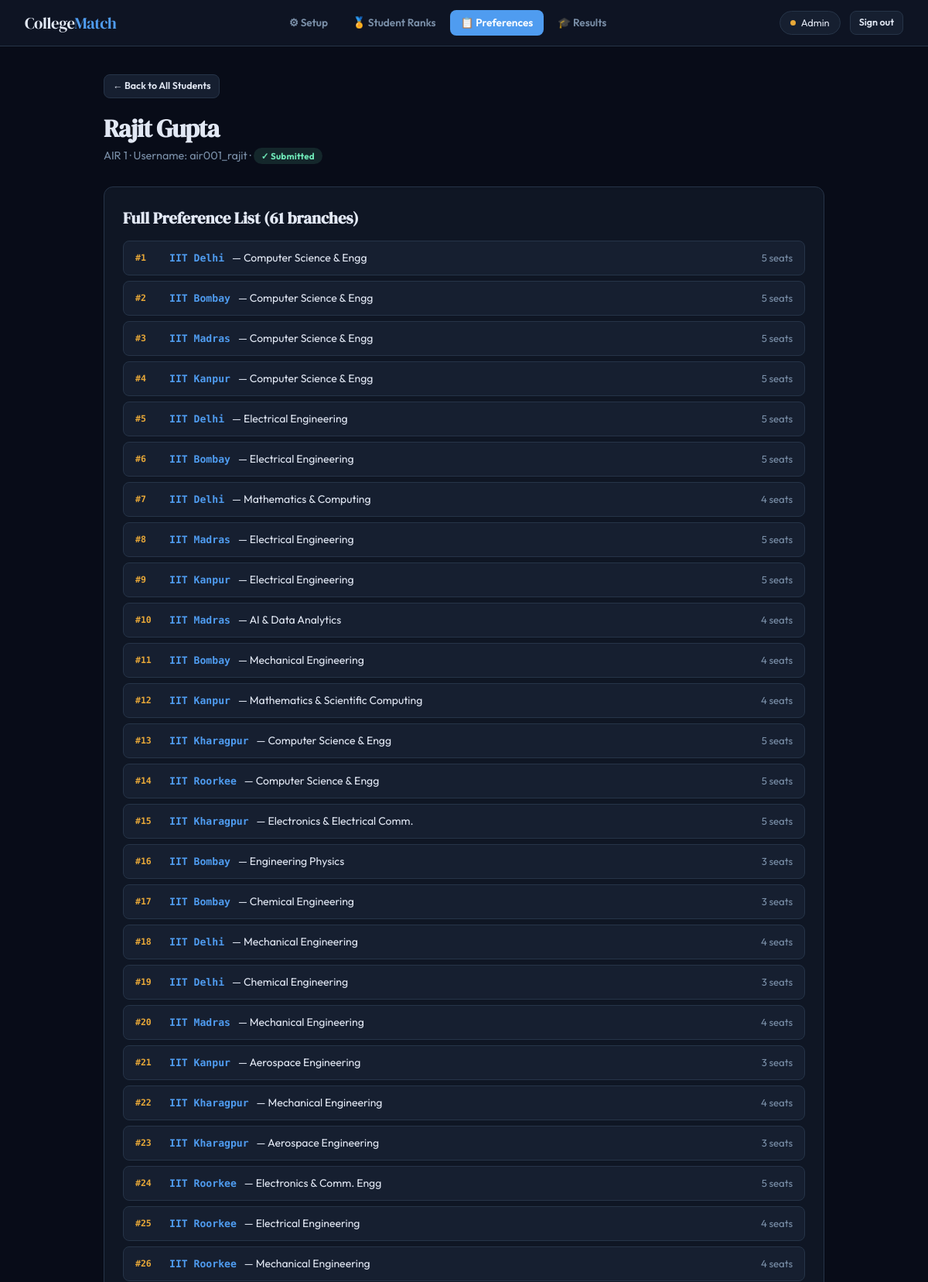
Page /admin-portal/preferences/401/ (signed in, upper part) on the committed database.
### matching/models.py (models this page shows, shortened)
class StudentProfile(models.Model):
    user = models.OneToOneField(User, on_delete=models.CASCADE, related_name='profile')
    air_rank = models.PositiveIntegerField(null=True, blank=True, help_text="All India Rank")
    has_submitted = models.BooleanField(default=False)
    def display_name(self):
        full = self.user.get_full_name()
        if full:
            return f"{full} (AIR {self.air_rank})" if self.air_rank else full
        return self.user.username

class Preference(models.Model):
    student = models.ForeignKey(StudentProfile, on_delete=models.CASCADE, related_name='preferences')
    branch = models.ForeignKey(Branch, on_delete=models.CASCADE, related_name='preferences')
    rank = models.PositiveIntegerField()
    class Meta:
        ordering = ['student', 'rank']
        unique_together = [['student', 'branch'], ['student', 'rank']]

class Branch(models.Model):
    college = models.CharField(max_length=200)
    branch = models.CharField(max_length=200)
    seats = models.PositiveIntegerField(default=5)
    created_at = models.DateTimeField(auto_now_add=True)
    class Meta:
        ordering = ['college', 'branch']
        unique_together = ['college', 'branch']

### matching/views.py (the view)
# urls.py: path('admin-portal/preferences/<int:student_id>/', views.admin_student_detail, name='admin_student_detail'),
@login_required
@user_passes_test(is_admin, login_url='/login/')
def admin_student_detail(request, student_id):
    profile = get_object_or_404(StudentProfile, id=student_id)
    prefs = profile.preferences.order_by('rank').select_related('branch')
    return render(request, 'matching/admin_student_detail.html', {
        'profile': profile,
        'prefs': prefs,
    })

### matching/views.py (called while the page is built)
def is_admin(user):
    return user.is_staff or user.is_superuser

### matching/templates/matching/admin_student_detail.html (shortened to what this page needs)
{% extends 'matching/base.html' %}
{% block nav_prefs %}active{% endblock %}
{% block content %}
<div style="margin-bottom:20px">
  <a href="{% url 'admin_preferences' %}" class="btn btn-secondary btn-sm">← Back to All Students</a>
</div>
<h1>{{ profile.user.get_full_name|default:profile.user.username }}</h1>
<p class="page-subtitle">
  {% if profile.air_rank %}AIR {{ profile.air_rank }} · {% endif %}
  Username: {{ profile.user.username }} ·
  <span class="pill {% if profile.has_submitted %}pill-green{% else %}pill-yellow{% endif %}">
    {% if profile.has_submitted %}✓ Submitted{% else %}Not submitted{% endif %}
  </span>
</p>
<div class="card">
  <h2>Full Preference List ({{ prefs.count }} branches)</h2>
  {% for pref in prefs %}
  <div class="list-item">
    <div class="list-item-left">
      <span class="pref-rank" style="min-width:34px">#{{ pref.rank }}</span>
      <span class="college-name">{{ pref.branch.college }}</span>
      <span>— {{ pref.branch.branch }}</span>
    </div>
    <span class="muted">{{ pref.branch.seats }} seats</span>
  </div>
  {% empty %}
  <p class="empty">No preferences recorded yet.</p>
  {% endfor %}
</div>
{% endblock %}

### matching/static/matching/css/main.css (style rules this page uses)
:root { --bg: #080c18; --surface: #0f1624; --surface2: #161f30; --surface3: #1e2a40; --border: #263448; --accent: #4f9cf0; --accent-dim: rgba(79,156,240,0.15); --gold: #e8a838; --gold-dim: rgba(232,168,56,0.15); --green: #6ee7b7; --green-dim: rgba(110,231,183,0.12); --red: #f87171; --red-dim: rgba(248,113,113,0.12); --purple: #a78bfa; --text: #e2e8f4; --muted: #7a8fa8; --radius: 12px; }
*, *::before, *::after { box-sizing: border-box; margin: 0; padding: 0; }
body { font-family: 'Outfit', sans-serif; background: var(--bg); color: var(--text); min-height: 100vh; font-size: 15px; line-height: 1.5; }
a { color: var(--accent); text-decoration: none; }
h1 { font-family: 'DM Serif Display', serif; font-size: 2rem; letter-spacing: -0.025em; margin-bottom: 6px; line-height: 1.2; }
h2 { font-family: 'DM Serif Display', serif; font-size: 1.3rem; margin-bottom: 14px; }
.page-subtitle { color: var(--muted); font-size: 0.9rem; margin-bottom: 28px; line-height: 1.5; }
.card { background: var(--surface); border: 1px solid var(--border); border-radius: var(--radius); padding: 24px; margin-bottom: 16px; }
.btn { display: inline-flex; align-items: center; gap: 6px; padding: 9px 18px; border: none; border-radius: 8px; font-family: 'Outfit', sans-serif; font-size: 0.85rem; font-weight: 600; cursor: pointer; transition: all 0.15s; text-decoration: none; white-space: nowrap; }
.btn-secondary { background: var(--surface2); color: var(--text); border: 1px solid var(--border); }
.btn-sm { padding: 5px 11px; font-size: 0.78rem; }
.pill { display: inline-block; padding: 2px 10px; border-radius: 20px; font-size: 0.72rem; font-weight: 700; letter-spacing: 0.02em; }
.pill-green { background: var(--green-dim); color: var(--green); }
.list-item { display: flex; align-items: center; justify-content: space-between; padding: 11px 15px; background: var(--surface2); border: 1px solid var(--border); border-radius: 8px; margin-bottom: 7px; font-size: 0.875rem; }
.list-item-left { display: flex; align-items: center; gap: 10px; }
.college-name { color: var(--accent); font-weight: 600; font-family: 'DM Mono', monospace; font-size: 0.82rem; }
.muted { color: var(--muted); font-size: 0.82rem; }
.pref-rank { font-family: 'DM Mono', monospace; font-size: 0.72rem; color: var(--gold); font-weight: 700; min-width: 28px; }

### rows in the picture
StudentProfile: user.get_full_name "Rajit Gupta", air_rank "1", user.username "air001_rajit"
Preference: rank "1", branch.college "IIT Delhi", branch.branch "Computer Science & Engg", branch.seats "5"
Preference: rank "2", branch.college "IIT Bombay", branch.branch "Computer Science & Engg", branch.seats "5"
Preference: rank "3", branch.college "IIT Madras", branch.branch "Computer Science & Engg", branch.seats "5"
Preference: rank "4", branch.college "IIT Kanpur", branch.branch "Computer Science & Engg", branch.seats "5"
Preference: rank "5", branch.college "IIT Delhi", branch.branch "Electrical Engineering", branch.seats "5"
Preference: rank "6", branch.college "IIT Bombay", branch.branch "Electrical Engineering", branch.seats "5"
Preference: rank "7", branch.college "IIT Delhi", branch.branch "Mathematics & Computing", branch.seats "4"
Preference: rank "8", branch.college "IIT Madras", branch.branch "Electrical Engineering", branch.seats "5"
Preference: rank "9", branch.college "IIT Kanpur", branch.branch "Electrical Engineering", branch.seats "5"
Preference: rank "10", branch.college "IIT Madras", branch.branch "AI & Data Analytics", branch.seats "4"
Preference: rank "11", branch.college "IIT Bombay", branch.branch "Mechanical Engineering", branch.seats "4"
Preference: rank "12", branch.college "IIT Kanpur", branch.branch "Mathematics & Scientific Computing", branch.seats "4"
Preference: rank "13", branch.college "IIT Kharagpur", branch.branch "Computer Science & Engg", branch.seats "5"
Preference: rank "14", branch.college "IIT Roorkee", branch.branch "Computer Science & Engg", branch.seats "5"
Preference: rank "15", branch.college "IIT Kharagpur", branch.branch "Electronics & Electrical Comm.", branch.seats "5"
Preference: rank "16", branch.college "IIT Bombay", branch.branch "Engineering Physics", branch.seats "3"
Preference: rank "17", branch.college "IIT Bombay", branch.branch "Chemical Engineering", branch.seats "3"
Preference: rank "18", branch.college "IIT Delhi", branch.branch "Mechanical Engineering", branch.seats "4"
Preference: rank "19", branch.college "IIT Delhi", branch.branch "Chemical Engineering", branch.seats "3"
Preference: rank "20", branch.college "IIT Madras", branch.branch "Mechanical Engineering", branch.seats "4"
Preference: rank "21", branch.college "IIT Kanpur", branch.branch "Aerospace Engineering", branch.seats "3"
Preference: rank "22", branch.college "IIT Kharagpur", branch.branch "Mechanical Engineering", branch.seats "4"
Preference: rank "23", branch.college "IIT Kharagpur", branch.branch "Aerospace Engineering", branch.seats "3"
Preference: rank "24", branch.college "IIT Roorkee", branch.branch "Electronics & Comm. Engg", branch.seats "5"
Preference: rank "25", branch.college "IIT Roorkee", branch.branch "Electrical Engineering", branch.seats "4"
Preference: rank "26", branch.college "IIT Roorkee", branch.branch "Mechanical Engineering", branch.seats "4"

### other values in the picture
{{ prefs.count }} "61"
